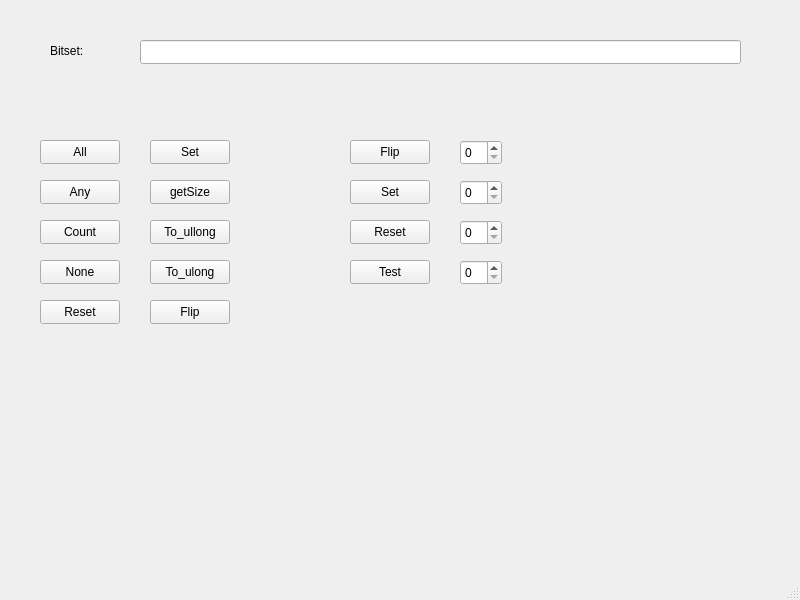
<?xml version="1.0" encoding="UTF-8"?>
<ui version="4.0">
 <class>MainWindow</class>
 <widget class="QMainWindow" name="MainWindow">
  <property name="geometry">
   <rect>
    <x>0</x>
    <y>0</y>
    <width>800</width>
    <height>600</height>
   </rect>
  </property>
  <property name="windowTitle">
   <string>MainWindow</string>
  </property>
  <widget class="QWidget" name="centralwidget">
   <widget class="QLineEdit" name="lineEdit">
    <property name="enabled">
     <bool>true</bool>
    </property>
    <property name="geometry">
     <rect>
      <x>140</x>
      <y>40</y>
      <width>601</width>
      <height>24</height>
     </rect>
    </property>
    <property name="readOnly">
     <bool>true</bool>
    </property>
   </widget>
   <widget class="QLabel" name="label">
    <property name="geometry">
     <rect>
      <x>50</x>
      <y>40</y>
      <width>61</width>
      <height>21</height>
     </rect>
    </property>
    <property name="text">
     <string>Bitset:</string>
    </property>
   </widget>
   <widget class="QLabel" name="label_ans">
    <property name="geometry">
     <rect>
      <x>80</x>
      <y>80</y>
      <width>511</width>
      <height>16</height>
     </rect>
    </property>
    <property name="text">
     <string/>
    </property>
   </widget>
   <widget class="QPushButton" name="allButton">
    <property name="geometry">
     <rect>
      <x>40</x>
      <y>140</y>
      <width>80</width>
      <height>24</height>
     </rect>
    </property>
    <property name="text">
     <string>All</string>
    </property>
   </widget>
   <widget class="QPushButton" name="anyButton">
    <property name="geometry">
     <rect>
      <x>40</x>
      <y>180</y>
      <width>80</width>
      <height>24</height>
     </rect>
    </property>
    <property name="text">
     <string>Any</string>
    </property>
   </widget>
   <widget class="QPushButton" name="countButton">
    <property name="geometry">
     <rect>
      <x>40</x>
      <y>220</y>
      <width>80</width>
      <height>24</height>
     </rect>
    </property>
    <property name="text">
     <string>Count</string>
    </property>
   </widget>
   <widget class="QSpinBox" name="spinBox_reset">
    <property name="geometry">
     <rect>
      <x>460</x>
      <y>220</y>
      <width>42</width>
      <height>25</height>
     </rect>
    </property>
    <property name="minimum">
     <number>0</number>
    </property>
    <property name="maximum">
     <number>9</number>
    </property>
   </widget>
   <widget class="QPushButton" name="pushButton_resetArg">
    <property name="geometry">
     <rect>
      <x>350</x>
      <y>220</y>
      <width>80</width>
      <height>24</height>
     </rect>
    </property>
    <property name="text">
     <string>Reset</string>
    </property>
   </widget>
   <widget class="QSpinBox" name="spinBox_flip">
    <property name="geometry">
     <rect>
      <x>460</x>
      <y>140</y>
      <width>42</width>
      <height>25</height>
     </rect>
    </property>
    <property name="minimum">
     <number>0</number>
    </property>
    <property name="maximum">
     <number>9</number>
    </property>
   </widget>
   <widget class="QPushButton" name="noneButton">
    <property name="geometry">
     <rect>
      <x>40</x>
      <y>260</y>
      <width>80</width>
      <height>24</height>
     </rect>
    </property>
    <property name="text">
     <string>None</string>
    </property>
   </widget>
   <widget class="QPushButton" name="pushButton_flipArg">
    <property name="geometry">
     <rect>
      <x>350</x>
      <y>140</y>
      <width>80</width>
      <height>24</height>
     </rect>
    </property>
    <property name="text">
     <string>Flip</string>
    </property>
   </widget>
   <widget class="QPushButton" name="ullongButton">
    <property name="geometry">
     <rect>
      <x>150</x>
      <y>220</y>
      <width>80</width>
      <height>24</height>
     </rect>
    </property>
    <property name="text">
     <string>To_ullong</string>
    </property>
   </widget>
   <widget class="QPushButton" name="pushButton_testArg">
    <property name="geometry">
     <rect>
      <x>350</x>
      <y>260</y>
      <width>80</width>
      <height>24</height>
     </rect>
    </property>
    <property name="text">
     <string>Test</string>
    </property>
   </widget>
   <widget class="QSpinBox" name="spinBox_set">
    <property name="geometry">
     <rect>
      <x>460</x>
      <y>180</y>
      <width>42</width>
      <height>25</height>
     </rect>
    </property>
    <property name="minimum">
     <number>0</number>
    </property>
    <property name="maximum">
     <number>9</number>
    </property>
   </widget>
   <widget class="QPushButton" name="getSizeButton">
    <property name="geometry">
     <rect>
      <x>150</x>
      <y>180</y>
      <width>80</width>
      <height>24</height>
     </rect>
    </property>
    <property name="text">
     <string>getSize</string>
    </property>
   </widget>
   <widget class="QSpinBox" name="spinBox_test">
    <property name="geometry">
     <rect>
      <x>460</x>
      <y>260</y>
      <width>42</width>
      <height>25</height>
     </rect>
    </property>
    <property name="minimum">
     <number>0</number>
    </property>
    <property name="maximum">
     <number>9</number>
    </property>
   </widget>
   <widget class="QPushButton" name="pushButton_setArg">
    <property name="geometry">
     <rect>
      <x>350</x>
      <y>180</y>
      <width>80</width>
      <height>24</height>
     </rect>
    </property>
    <property name="text">
     <string>Set</string>
    </property>
   </widget>
   <widget class="QPushButton" name="ulongButton">
    <property name="geometry">
     <rect>
      <x>150</x>
      <y>260</y>
      <width>80</width>
      <height>24</height>
     </rect>
    </property>
    <property name="text">
     <string>To_ulong</string>
    </property>
   </widget>
   <widget class="QPushButton" name="setButton">
    <property name="geometry">
     <rect>
      <x>150</x>
      <y>140</y>
      <width>80</width>
      <height>24</height>
     </rect>
    </property>
    <property name="text">
     <string>Set</string>
    </property>
   </widget>
   <widget class="QPushButton" name="resetButton">
    <property name="geometry">
     <rect>
      <x>40</x>
      <y>300</y>
      <width>80</width>
      <height>24</height>
     </rect>
    </property>
    <property name="text">
     <string>Reset</string>
    </property>
   </widget>
   <widget class="QPushButton" name="flipButton">
    <property name="geometry">
     <rect>
      <x>150</x>
      <y>300</y>
      <width>80</width>
      <height>24</height>
     </rect>
    </property>
    <property name="text">
     <string>Flip</string>
    </property>
   </widget>
  </widget>
  <widget class="QMenuBar" name="menubar">
   <property name="geometry">
    <rect>
     <x>0</x>
     <y>0</y>
     <width>800</width>
     <height>22</height>
    </rect>
   </property>
  </widget>
  <widget class="QStatusBar" name="statusbar"/>
 </widget>
 <resources/>
 <connections/>
</ui>
